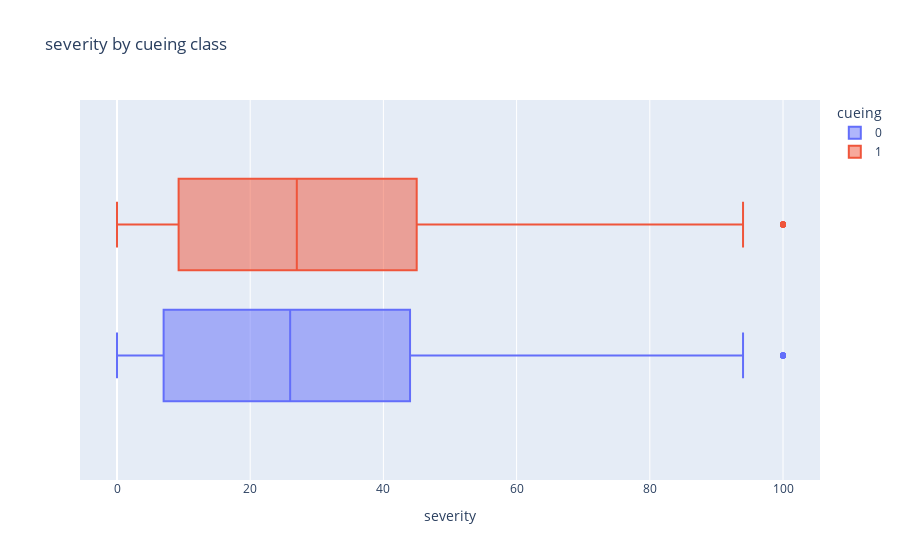

Source (notebook cell):
### Code cell
fig = make_subplots(rows=2, cols=4)
df_plot = df['cueing'].value_counts().to_frame().rename_axis('gender')
display(df_plot)
# fig1 = px.bar(x = ['Male', 'Female'], y=[657, 330], 
#               title= 'gender distribution', width=400, height=400,
#               labels=dict(x="gender", y="Count"))
# fig1 = px.bar(x = ['Morning', 'Afternoon', 'Night'], y=[329, 329, 329], 
#               title= 'day_part distribution', width=400, height=400,
#               labels=dict(x="day_part", y="Count"))
# fig1 = px.bar(x = ['65+ years', '55-64 years', '45-54 years'], y=[618, 273, 96], 
#               title= 'ageRange distribution', width=400, height=400,
#               labels=dict(x="ageRange", y="Count"))
# fig1 = px.bar(x = ['English, Welsh, Scottish, Northern Irish or British', 'Irish', 'Any other ethnic group', 'No answer'], y=[753, 42, 39, 153], 
#               title= 'ethnicGroup distribution', width=400, height=400,
#               labels=dict(x="ethnicGroup", y="Count"))
# fig1 = px.bar(x = ['iOS', 'Android'], y=[657, 330],
#               title= 'platform distribution', width=400, height=400,
#               labels=dict(x="platform", y="Count"))
fig1 = px.bar(x = ['0', '1'], y=[524, 463],
              title= 'cueing distribution', width=400, height=400,
              labels=dict(x="cueing", y="Count"))
# fig2 = px.histogram(df, x='gender', barmode= 'group', color='cueing',  title= 'gender distribution by cueing class', width=400, height=400, labels=dict(color=("Yes", "No")))
# fig2 = px.histogram(df, x='ageRange', barmode= 'group', color='cueing',  title= 'ageRange distribution by cueing class', width=400, height=400, labels=dict(color=("Yes", "No")))
# fig2 = px.histogram(df, x='platform', barmode= 'group', color='cueing',  title= 'platform distribution by cueing class', width=400, height=400, labels=dict(color=("Yes", "No")))
# fig2 = px.histogram(df, x='ethnicGroup', barmode= 'group', color='cueing',  title= 'ethnicGroup distribution by cueing class', width=400, height=400, labels=dict(color=("Yes", "No")))
# fig3 = px.histogram(df, x='ageRange', barmode= 'group', color='cueing')
# fig4 = px.histogram(df, x='platform', barmode= 'group', color='cueing')
# # fig5 = px.bar(df['group'].value_counts())
fig6 = px.box(df, x='severity', color='cueing', title='severity by cueing class')
# fig7 = px.box(df, x='frequency', color='cueing')
# fig8 = px.box(df, x='severity', color='cueing')

# fig.add_trace(fig1['data'][0], row=1, col=1)
# fig.add_trace(fig2['data'][0], row=1, col=2)
# fig.add_trace(fig3['data'][0], row=1, col=3)
# fig.add_trace(fig4['data'][0], row=1, col=4)
# # fig.add_trace(fig5['data'][0], row=2, col=1)
# fig.add_trace(fig6['data'][0], row=2, col=2)
# fig.add_trace(fig7['data'][0], row=2, col=3)
# fig.add_trace(fig8['data'][0], row=2, col=4)

# fig1.update_layout(showlegend=False)
fig6.show()

### Figure 1 — Plotly figure (JSON) as saved in the notebook; plotly's stock layout.template omitted (floating-point values rounded to 4 significant figures; data arrays with more than 128 entries replaced by an {"elided": "..."} marker saying what was removed)
{"data": [{"alignmentgroup": "True", "hovertemplate": "cueing=0<br>severity=%{x}<extra></extra>", "legendgroup": "0", "marker": {"color": "#636efa"}, "name": "0", "notched": false, "offsetgroup": "0", "orientation": "h", "showlegend": true, "type": "box", "x": {"elided": "524 int values"}, "x0": " ", "xaxis": "x", "y0": " ", "yaxis": "y"}, {"alignmentgroup": "True", "hovertemplate": "cueing=1<br>severity=%{x}<extra></extra>", "legendgroup": "1", "marker": {"color": "#EF553B"}, "name": "1", "notched": false, "offsetgroup": "1", "orientation": "h", "showlegend": true, "type": "box", "x": {"elided": "463 int values"}, "x0": " ", "xaxis": "x", "y0": " ", "yaxis": "y"}], "layout": {"boxmode": "group", "legend": {"title": {"text": "cueing"}, "tracegroupgap": 0}, "title": {"text": "severity by cueing class"}, "xaxis": {"anchor": "y", "domain": [0, 1], "title": {"text": "severity"}}, "yaxis": {"anchor": "x", "domain": [0, 1]}}}
